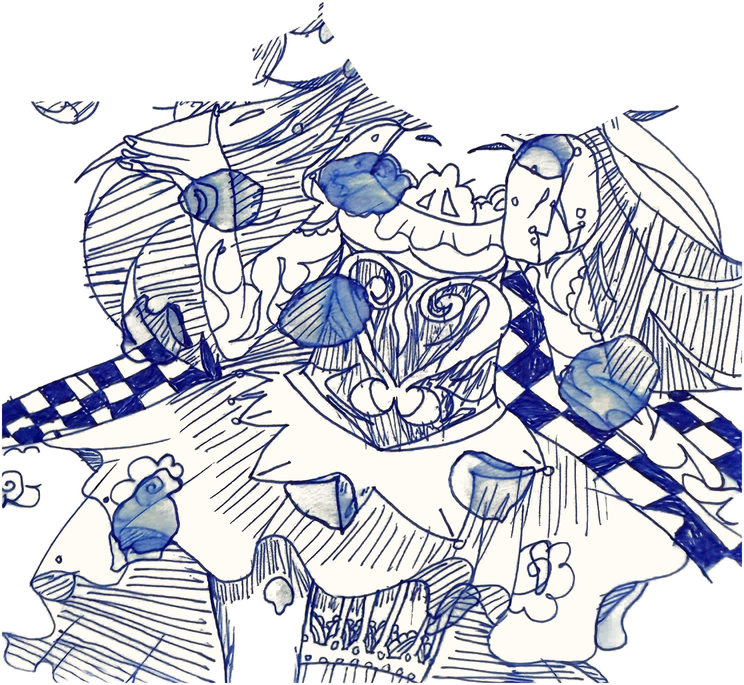
#> input picture nhan-vat-3d/assets/body.png, 744 x 685 px
$ python grid.py ../../nhan-vat-3d/assets/body.png 5
#> lines starting #> are read from the running program, lines starting #| are printed output that depends on the picture
#!/usr/bin/env python3
"""Phóng to một vùng ảnh kèm lưới toạ độ, để đọc toạ độ điểm ảnh (mắt, miệng, điểm xoay, đường cắt lớp).

  python3 tools/nhan-vat/grid.py ANH [x0 y0 x1 y1] [--step 20] [--out luoi.png]

Số ghi trên lưới là toạ độ trong ảnh gốc. Không truyền vùng thì lấy cả ảnh."""
import argparse
from PIL import Image, ImageDraw

ap = argparse.ArgumentParser()
ap.add_argument('image')
ap.add_argument('box', nargs='*', type=int)
ap.add_argument('--step', type=int, default=0)
ap.add_argument('--out', default='luoi.png')
a = ap.parse_args()

im = Image.open(a.image).convert('RGBA')
#> im is the input picture: PIL image 744x685 RGBA; mean R, G, B, A 131.6, 133.2, 142.4, 179.8
bg = Image.new('RGBA', im.size, (120, 160, 120, 255))  # nền xanh lá để thấy vùng trong suốt
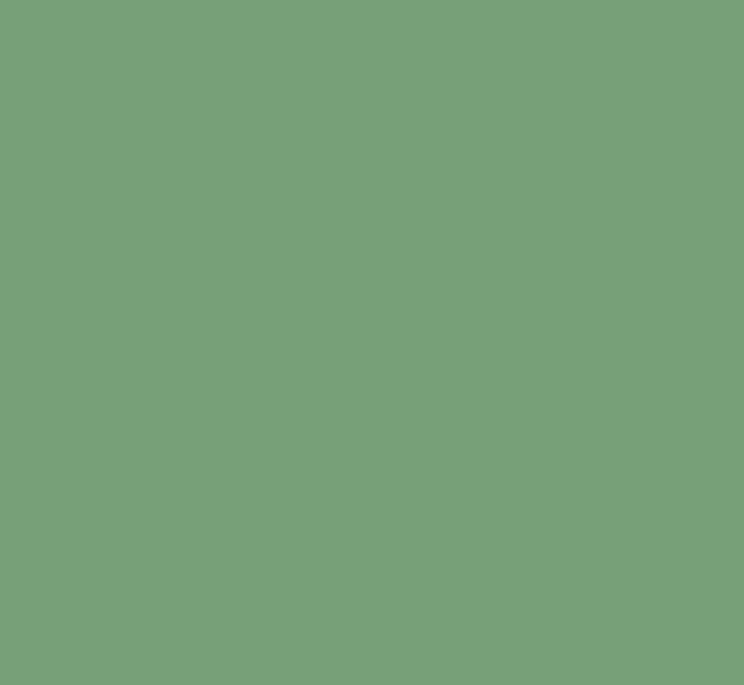
#> bg: PIL image 744x685 RGBA; mean R, G, B, A 120, 160, 120, 255
bg.alpha_composite(im)
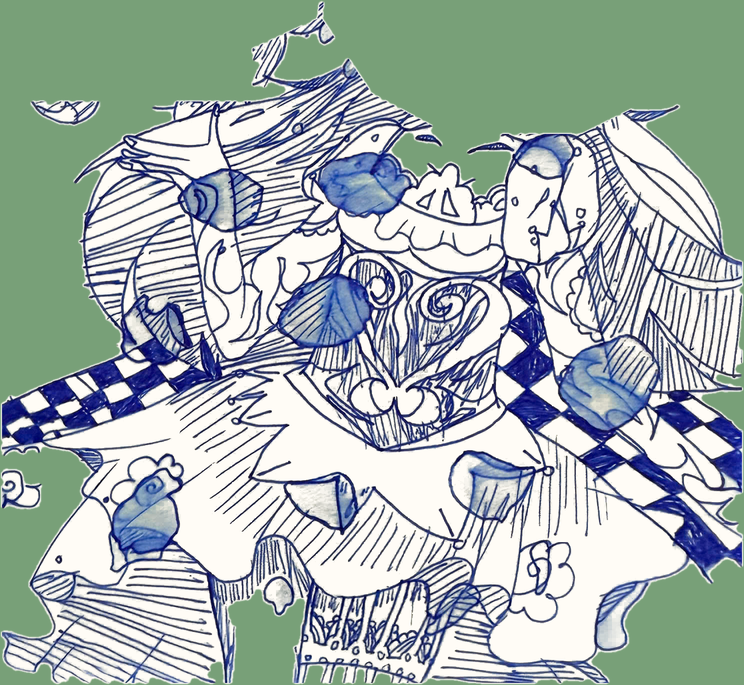
#> bg: PIL image 744x685 RGBA; mean R, G, B, A 163.3, 176.7, 174.2, 255
x0, y0, x1, y1 = a.box if len(a.box) == 4 else (0, 0, im.width, im.height)
#> x0 = 0; y0 = 0; x1 = 744; y1 = 685
crop = bg.crop((x0, y0, x1, y1))
k = max(1, round(1100 / max(crop.size)))
#> k = 1
big = crop.resize((crop.width * k, crop.height * k), Image.LANCZOS if k == 1 else Image.NEAREST)
step = a.step or max(5, round(max(crop.size) / 12 / 5) * 5)
#> step = 60
d = ImageDraw.Draw(big)
for x in range((x0 // step + 1) * step, x1, step):
    d.line([((x - x0) * k, 0), ((x - x0) * k, big.height)], fill=(255, 0, 0, 255))
    d.text(((x - x0) * k + 2, 2), str(x), fill=(255, 0, 0, 255))
for y in range((y0 // step + 1) * step, y1, step):
    d.line([(0, (y - y0) * k), (big.width, (y - y0) * k)], fill=(255, 0, 0, 255))
    d.text((2, (y - y0) * k + 2), str(y), fill=(255, 0, 0, 255))
big.convert('RGB').save(a.out)
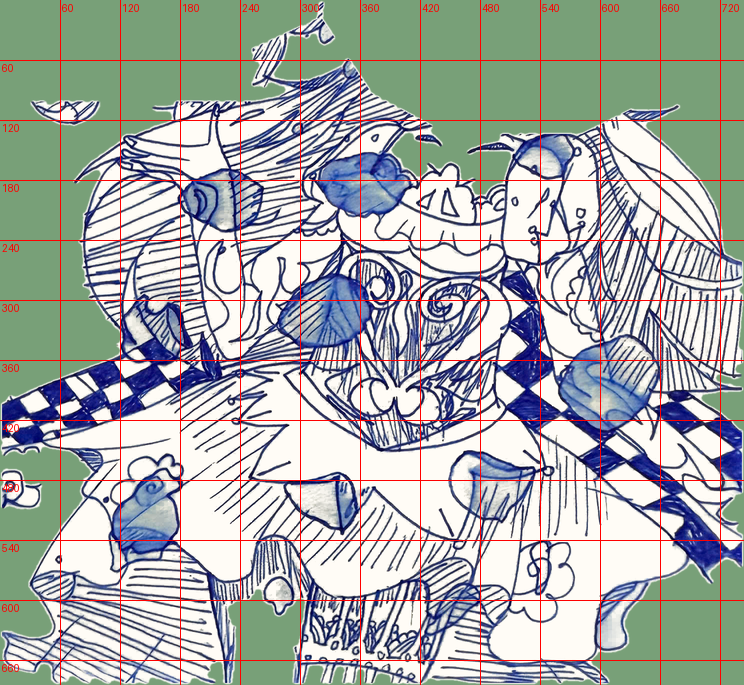
#> saved as luoi.png: PIL image 744x685 RGB; mean R, G, B 166.5, 170.7, 168.4
print(f'{a.out}: vùng ({x0},{y0})-({x1},{y1}), phóng {k} lần, lưới {step}px')
#| luoi.png: vùng (0,0)-(744,685), phóng 1 lần, lưới 60px
